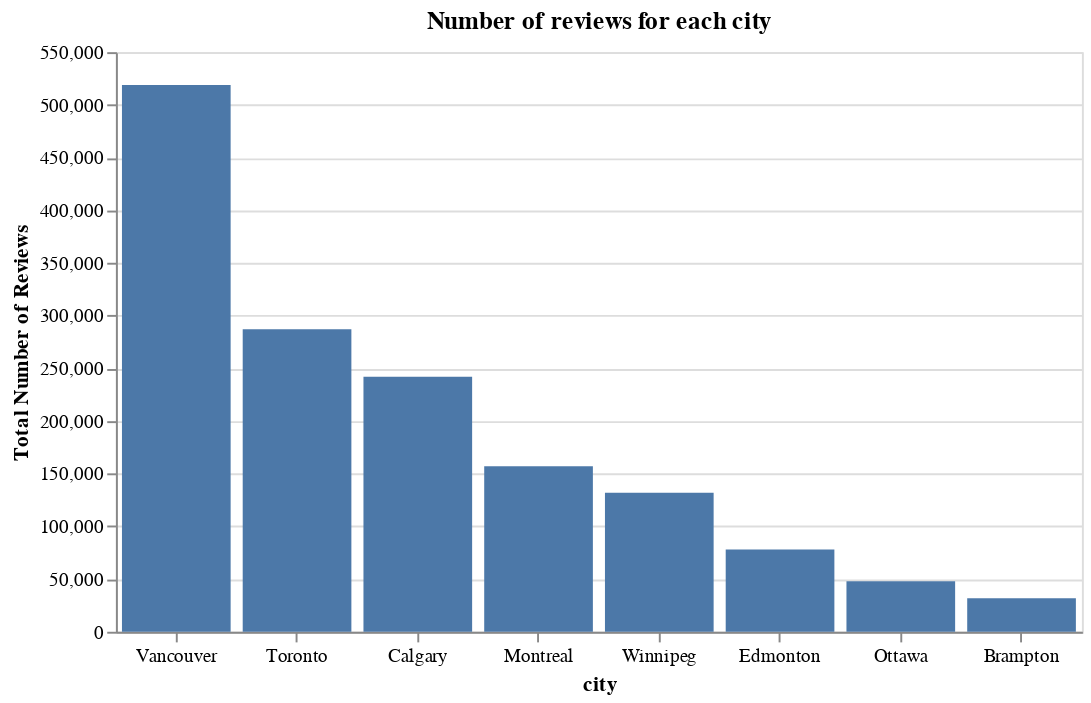

Notebook code for this chart:
### Markdown cell above
## NUMBER OF REVIEWS OF EACH CITY

### Code cell
alt.Chart(df).mark_bar().encode(
    x=alt.X("city", sort="-y", axis=alt.Axis(labelAngle=0)),
    y=alt.Y("sum(num_reviews)", title="Total Number of Reviews")
).properties(
    title="Number of reviews for each city", width=500
)

### Figure 1 — Vega-Lite specification as saved in the notebook (floating-point values rounded to 4 significant figures; data arrays with more than 128 entries replaced by an {"elided": "..."} marker saying what was removed)
{"config": {"view": {"continuousWidth": 300, "continuousHeight": 300}}, "data": {"name": "data-44fa99d0e7b8385d22ec2d6b35a724eb"}, "mark": {"type": "bar"}, "encoding": {"x": {"axis": {"labelAngle": 0}, "field": "city", "sort": "-y", "type": "nominal"}, "y": {"aggregate": "sum", "field": "num_reviews", "title": "Total Number of Reviews", "type": "quantitative"}}, "title": "Number of reviews for each city", "width": 500, "$schema": "https://vega.github.io/schema/vega-lite/v6.1.0.json", "datasets": {"data-44fa99d0e7b8385d22ec2d6b35a724eb": {"elided": "3290 records"}}}
